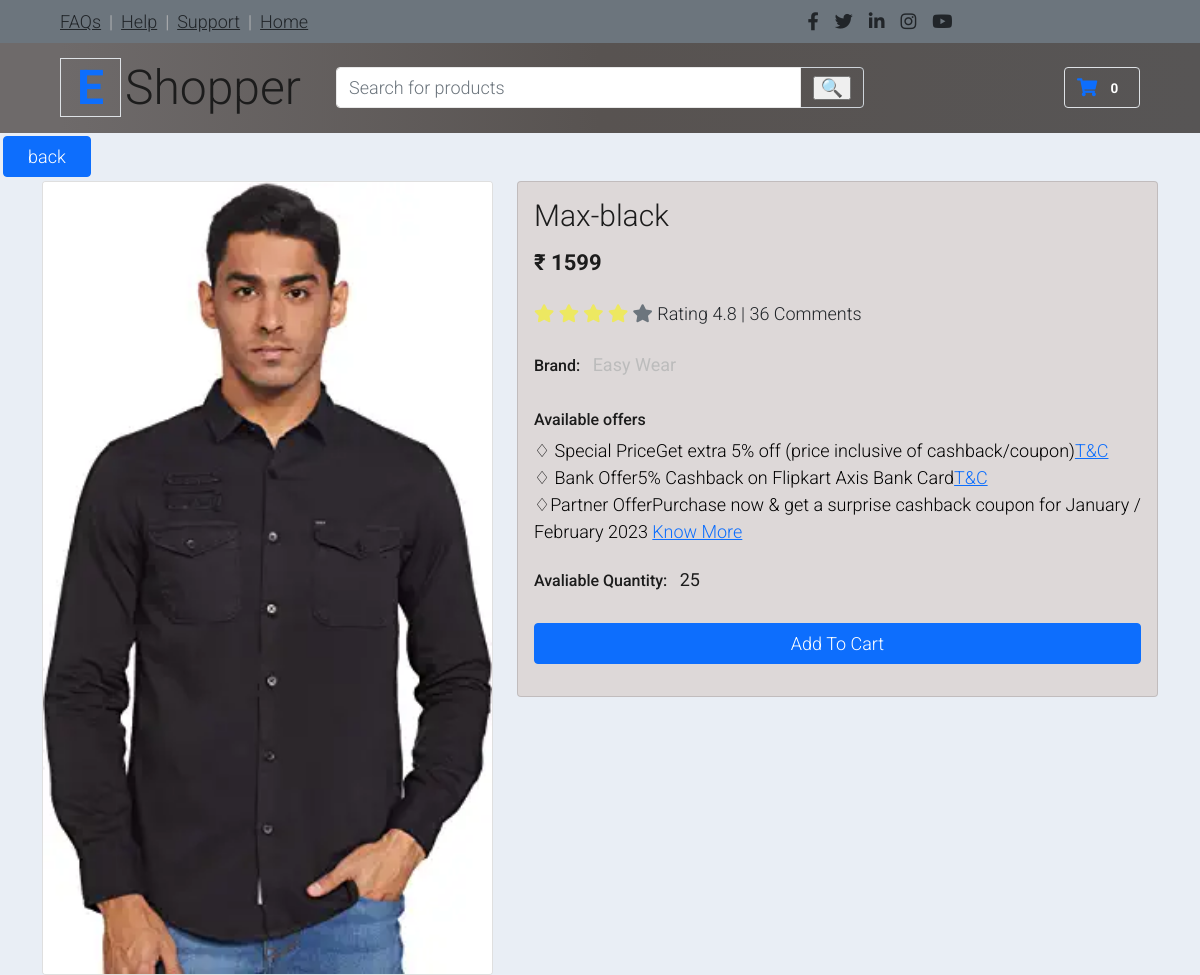
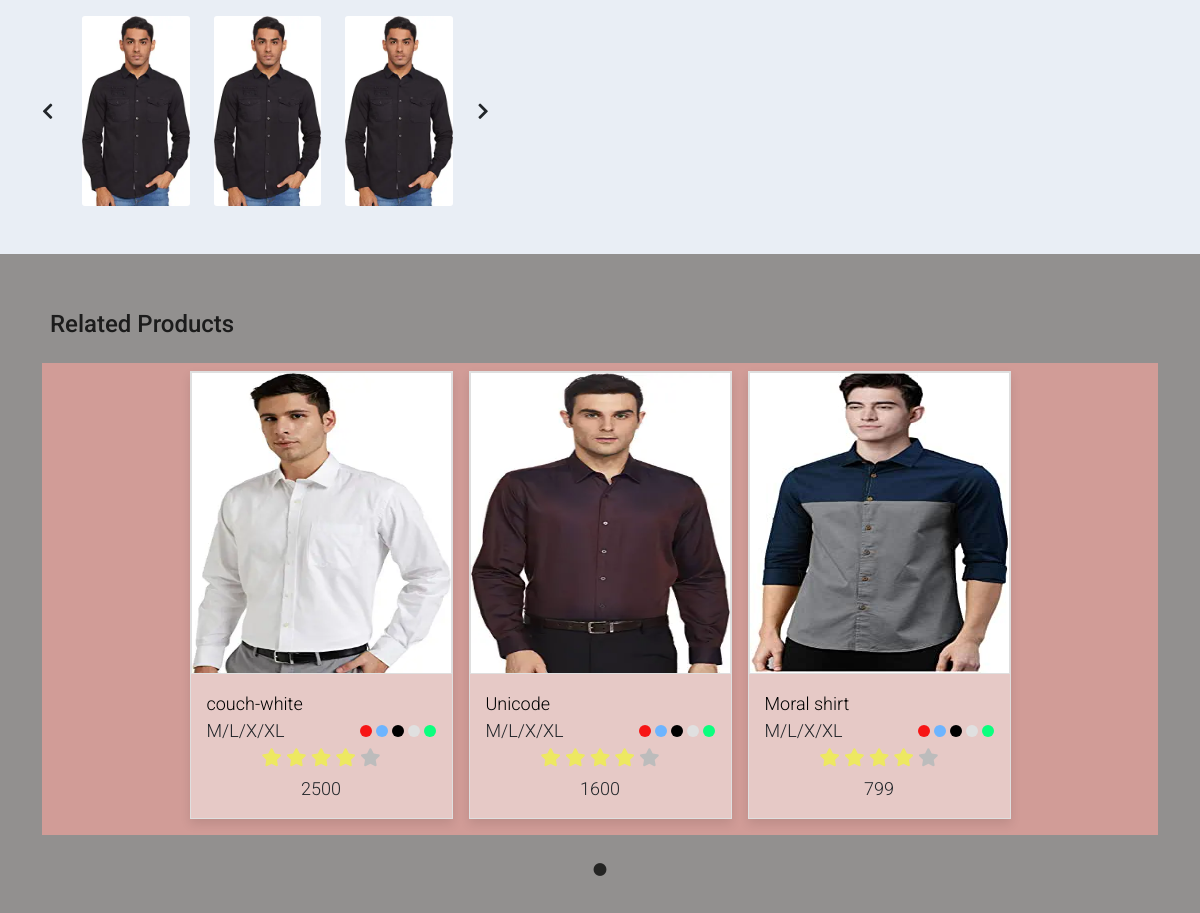
/mens-wear/max-black, run on the app's committed database (2 pictures, top to bottom).
### shop/models.py (models this page shows, shortened)
class products(models.Model):
    name = models.CharField(max_length=250, unique=True)
    slug = models.SlugField(max_length=250, unique=True)
    image = models.ImageField(upload_to='product')
    stock = models.IntegerField()
    available = models.BooleanField(default=True)
    price = models.IntegerField()
    category = models.ForeignKey(categ,on_delete=models.CASCADE)

### shop/views.py (the view)
# urls.py: path('<slug:c_slug>/<slug:p_slug>', views.Prod_detail, name='Detail_page'),
def Prod_detail(request,c_slug,p_slug):
    if User.is_authenticated:
        try:
            prod=products.objects.get(category__slug=c_slug,slug=p_slug)
        except Exception as e:
            raise e
        related_pro=products.objects.filter(category__slug=c_slug).exclude(slug=p_slug)
        related_pro=random.sample(list(related_pro),3)
    return render(request,'shop-single.html',{'i':prod,'related':related_pro})

### templates/shop-single.html (shortened to what this page needs)
{% extends 'main.html' %}
{% block content %}
{% load static %}
<html lang="en">
<head>
    <link rel="stylesheet" href="{% static 'assets//bootstrap.min.css' %}">
    <link rel="stylesheet" href="{% static 'assets/css/templatemo.css' %}">
    <link rel="stylesheet" href="{% static 'assets/css/custom.css' %}">
    <link rel="stylesheet" href="{% static 'assets/css/fontawesome.min.css' %}">
    <link rel="stylesheet" type="text/css" href="{% static 'assets/css/slick.min.css' %}">
    <link rel="stylesheet" type="text/css" href="{% static 'assets/css/slick-theme.css' %}">
</head>
<body>
    <div style="position: absolute; padding: auto; margin: 3px; color: black;">
        <input type=button value="back" class="btn btn-primary px-4" onClick="javascript:history.go(-1);">
    </div>
    <section class="bg-light">
        <div class="container pb-5">
            <div class="row">
                <div class="col-lg-5 mt-5">
                    <div class="card mb-3">
                        <img class="card-img img-fluid" src="{{i.image.url}}" alt="Card image cap" id="product-detail">
                    </div>
                    <div class="row">
                        <div class="col-1 align-self-center">
                            <a href="#multi-item-example" role="button" data-bs-slide="prev">
                                <i class="text-dark fas fa-chevron-left"></i>
                            </a>
                        </div>
                        <div id="multi-item-example" class="col-10 carousel slide carousel-multi-item" data-bs-ride="carousel">
                            <div class="carousel-inner product-links-wap" role="listbox">
                                <div class="carousel-item active">
                                    <div class="row">
                                        <div class="col-4">
                                            <a href="#">
                                                <img class="card-img img-fluid" src="{{i.image.url}}" alt="Product Image 1">
                                            </a>
                                        </div>
                                            <div class="col-4">
                                            <a href="#">
                                                <img class="card-img img-fluid" src="{{i.image.url}}" alt="Product Image 1">
                                            </a>
                                        </div>
                                            <div class="col-4">
                                            <a href="#">
                                                <img class="card-img img-fluid" src="{{i.image.url}}" alt="Product Image 1">
                                            </a>
                                        </div>
                                    </div>
                                </div>
                            </div>
                        </div>
                        <div class="col-1 align-self-center">
                            <a href="#multi-item-example" role="button" data-bs-slide="next">
                                <i class="text-dark fas fa-chevron-right"></i>
                            </a>
                        </div>
                    </div>
                </div>
                <div class="col-lg-7 mt-5" >
                    <div class="card" style="background-color: rgba(205, 185, 177, 0.416);">
                        <div class="card-body">
                            <h1 class="h2">{{i.name}}</h1>
                            <h6 class="h3 py-2" style="font-weight: bold;">&#8377; {{i.price}} </h6>
                            <p class="py-2">
                                <i class="fa fa-star text-warning"></i>
                                <i class="fa fa-star text-warning"></i>
                                <i class="fa fa-star text-warning"></i>
                                <i class="fa fa-star text-warning"></i>
                                <i class="fa fa-star text-secondary"></i>
                                <span class="list-inline-item text-dark">Rating 4.8 | 36 Comments</span>
                            </p>
                            <ul class="list-inline">
                                <li class="list-inline-item">
                                    <h6>Brand:</h6>
                                </li>
                                <li class="list-inline-item">
                                    <p class="text-muted"><strong>Easy Wear</strong></p>
                                </li>
                            </ul>
                            <h6>Available offers</h6>
                            <p style="color: black;">
                                &#9826; Special PriceGet extra 5% off (price inclusive of cashback/coupon)<a href="">T&C</a><br>
                                &#9826; Bank Offer5% Cashback on Flipkart Axis Bank Card<a href="">T&C</a><br>
                                &#9826;Partner OfferPurchase now & get a surprise cashback coupon for January / February 2023 <a href="">Know More</a></p>
                            <ul class="list-inline">
                                <li class="list-inline-item">
                                    <h6>Avaliable Quantity:</h6>
                                </li>
                                <li class="list-inline-item">
                                    <p class="h6 py-2" ><strong>{{i.stock}}</strong></p>
                                </li>
                            </ul>
                            <form method="post">
                                <div class="row pb-3">
                                    <div class="col d-grid">
                                        <a href="{% url 'cart_add' i.id %}" class="btn btn-primary px-4">Add To Cart</a>
                                    </div>
                                </div>
                            </form>
                        </div>
                    </div>
                </div>
            </div>
        </div>
    </section>
    <section class="py-5"   style="background-color: rgba(133, 131, 130, 0.892);">
        <div class="container">
            <div class="row text-left p-2 pb-3">
                <h4>Related Products</h4>
            </div>
            <div id="carousel-related-product" style="background-color: #D19C97;">
                {% for i in related %}
                <div class="p-2 pb-3">
                    <div class="product-wap card rounded-0">
                        <div class="card rounded-0">
                            <img class="card-img rounded-0 img-fluid" style="height: 300px;" src="{{i.image.url}}">
                        </div>
                        <div style="background-color:#d19c978a;" class="card-body">
                            <a href="shop-single.html" class="h3 text-decoration-none">{{i.name}}</a>
                            <ul class="w-100 list-unstyled d-flex justify-content-between mb-0">
                                <li>M/L/X/XL</li>
                                <li class="pt-2">
                                    <span class="product-color-dot color-dot-red float-left rounded-circle ml-1"></span>
                                    <span class="product-color-dot color-dot-blue float-left rounded-circle ml-1"></span>
                                    <span class="product-color-dot color-dot-black float-left rounded-circle ml-1"></span>
                                    <span class="product-color-dot color-dot-light float-left rounded-circle ml-1"></span>
                                    <span class="product-color-dot color-dot-green float-left rounded-circle ml-1"></span>
                                </li>
                            </ul>
                            <ul class="list-unstyled d-flex justify-content-center mb-1">
                                <li>
                                    <i class="text-warning fa fa-star"></i>
                                    <i class="text-warning fa fa-star"></i>
                                    <i class="text-warning fa fa-star"></i>
                                    <i class="text-warning fa fa-star"></i>
                                    <i class="text-muted fa fa-star"></i>
                                </li>
                            </ul>
                            <p class="text-center mb-0">{{i.price}}</p>
                        </div>
                    </div>
                </div>
                {% endfor %}
        </div>
            </div>
    </section>
</body>
</html>
{% endblock %}

### static/assets/css/templatemo.css (style rules this page uses)
body, ul, li, p, a, label, input, div { font-family: 'Roboto', sans-serif; font-size: 18px !important; font-weight: 300 !important; }
.h2 { font-family: 'Roboto', sans-serif; font-size: 30px !important; font-weight: 300; }
.h3 { font-family: 'Roboto', sans-serif; font-size: 22px !important; }
.text-warning { color: #ede861 !important; }
.text-muted { color: #bcbcbc !important; }
.bg-light { background-color: #e9eef5 !important; }
.product-wap { box-shadow: 0px 5px 10px 0px rgba(0, 0, 0, 0.10); }
.product-wap .product-color-dot.color-dot-red { background:#f71515; }
.product-wap .product-color-dot.color-dot-blue { background:#6db4fe; }
.product-wap .product-color-dot.color-dot-black { background:#000000; }
.product-wap .product-color-dot.color-dot-light { background:#e0e0e0; }
.product-wap .product-color-dot.color-dot-green { background:#0bff7e; }
.card.product-wap a { color: #000; }
.product-wap .h3, .product-wap li, .product-wap i, .product-wap p { font-size: 12px !important; }
.product-wap .product-color-dot { width: 6px; height: 6px; }
@media (min-width: 992px) { .product-wap .h3, .product-wap li, .product-wap i, .product-wap p { font-size: 18px !important; } }
@media (min-width: 992px) { .product-wap .product-color-dot { width: 12px; height: 12px; } }

### data on the page
products: image (picture), name "Max-black", price "1599", stock "25"
products: image (picture), name "couch-white", price "2500"
products: image (picture), name "Unicode", price "1600"
products: image (picture), name "Moral shirt", price "799"
